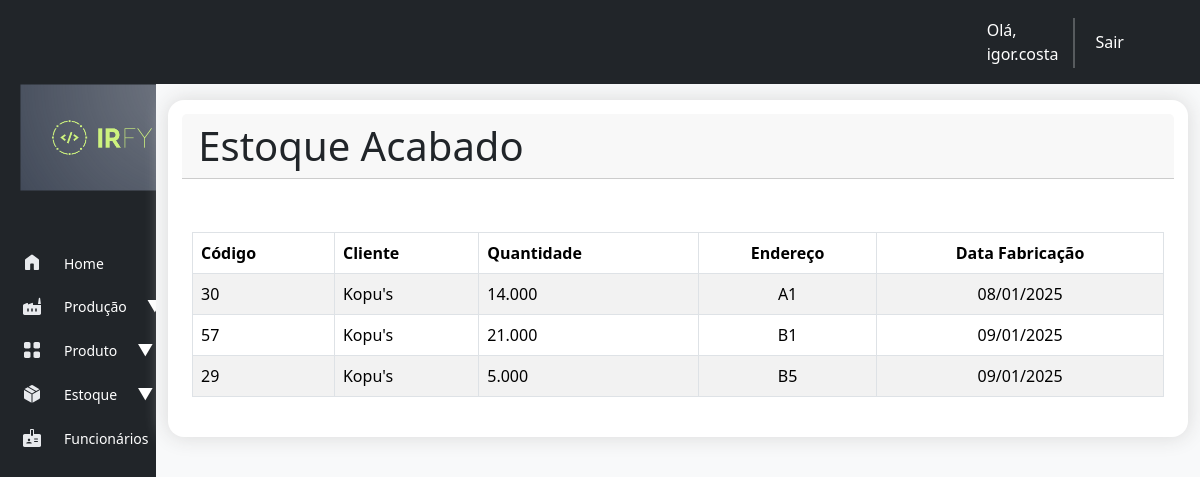
Page /estoque/list-produto-acabado (signed in) on the earlier database version.
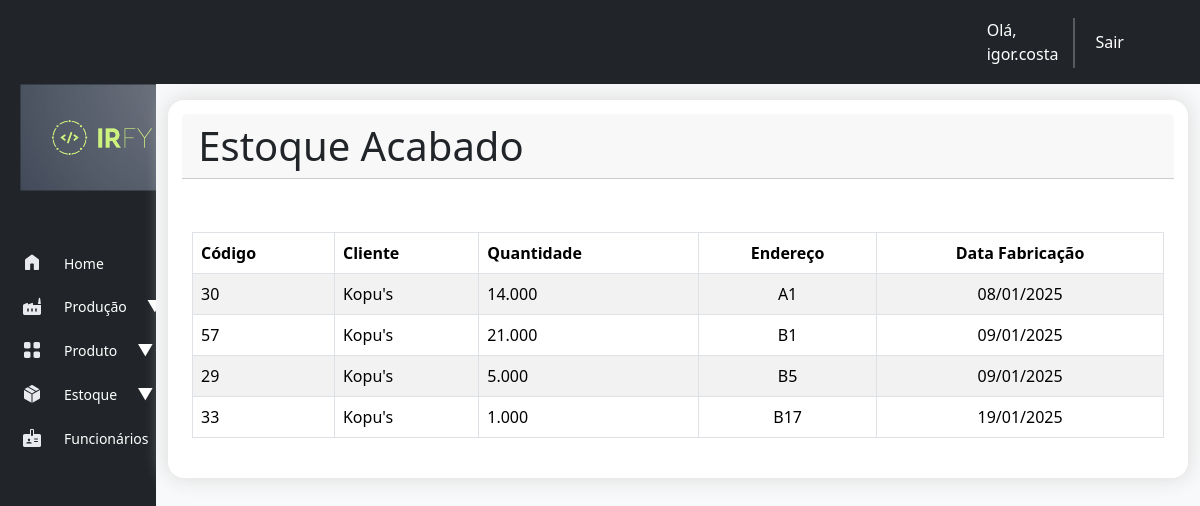
Same page on the later database version.
### estoque/models.py (models this page shows, shortened)
class ProdutoAcabado(models.Model):
    produto = models.ForeignKey(Produto, on_delete=models.CASCADE)
    quantidade = models.PositiveBigIntegerField(default=0)
    data_entrada = models.DateField(auto_now_add=True)
    localizacao = models.CharField(max_length=5, null=True)
    peso_liq_caixa = models.DecimalField(max_digits=5, decimal_places=3, blank=True, null=True)
    peso_brt_caixa = models.DecimalField(max_digits=5, decimal_places=3, blank=True, null=True)
    cartucho = models.CharField(max_length=8)
    qtd_total_caixa = models.IntegerField(default=0, null=True)
    codigo_barra = models.CharField(max_length=13, blank=True, null=True)
    codigo_barra_pct = models.CharField(max_length=13, blank=True, null=True)
    lote = models.CharField(max_length=10, null=True)
    data_fabricacao = models.DateField(null=True)
    class Meta:
        verbose_name_plural = "Produtos Acabados"

### cadastro/models.py (models this page shows, shortened)
class Produto(models.Model):
    TIPO_PRODUTO = [
        ('TAMPA', 'Tampa'),
        ('COPO', 'Copo'),
        ('POTE', 'Pote'),
        ('BANDEJA', 'Bandeja'),
        ('PRATO', 'Prato'),
        ('KIT POTE', 'Kit Pote'),
    ]
    STATUS_PRODUTO = [
        ('ativo', 'Ativo'),
        ('inativo', 'Inativo'),
    ]
    cliente = models.ForeignKey(Cliente, on_delete=models.CASCADE)
    tipo = models.CharField(max_length=10, choices=TIPO_PRODUTO, null=True)
    codigo = models.CharField(max_length=50, unique=True)
    descricao = models.TextField(blank=True, null=True)
    material = models.CharField(max_length=100, null=True, blank=True)
    peso = models.DecimalField(max_digits=10, decimal_places=2, null=True)
    volume = models.IntegerField(null=True)
    cor = models.CharField(max_length=50, null=True, blank=True)
    status = models.CharField(max_length=7, choices=STATUS_PRODUTO, default="ativo", null=True)

class Cliente(models.Model):
    TIPOS_CLIENTE = [
        ('pf', 'Pessoa Física'),
        ('pj', 'Pessoa Jurídica'),
    ]
    nome_cliente = models.CharField(max_length=255)
    tipo_cliente = models.CharField(max_length=2, choices=TIPOS_CLIENTE, default='pf')
    cpf_cnpj = models.CharField(max_length=18, unique=True)
    email = models.EmailField(max_length=254)
    telefone = models.CharField(max_length=20, blank=True, null=True)
    endereco = models.TextField()
    data_cadastro = models.DateTimeField(auto_now_add=True)
    def __str__(self):
        return self.nome_cliente

### estoque/views.py (the view)
# urls.py: path('list-produto-acabado', views.list_produto_acabado, name='list-produto-acabado'),
@login_required
def list_produto_acabado(request,):
    produto_acabado = ProdutoAcabado.objects.order_by('data_entrada')
    ultima_movimentacao = MovimentoEstoqueAcabado.objects.order_by('data_mov').last()
    context = {'produto_acabado': produto_acabado, 'ultima_movimentacao': ultima_movimentacao}
    return render(request, 'estoque_acabado/list-produto-acabado.html', context)

### estoque/templates/estoque_acabado/list-produto-acabado.html (shortened to what this page needs)
{% extends "base.html" %}
{% load static %}
{% load humanize %}
{% block header %}
    <div class="card-header d-flex justify-content-between">
      <div>
          <h2 class="display-6 mb-0">Estoque Acabado</h2>
      </div>
  </div>
{% endblock header %}
{% block content %}
<table class="table table-striped table-hover table-bordered">
  <thead>
    <tr>
      <th scope="col">Código</th>
      <th scope="col">Cliente</th>
      <th scope="col">Quantidade</th>
      <th style="text-align: center;" scope="col">Endereço</th>
      <th style="text-align: center;" scope="col">Data Fabricação</th>
    </tr>
  </thead>
  <tbody class="table">
    {% for pa in produto_acabado %}
      <tr onclick="window.location.href='{% url 'produto_acabado' pa.id  %}'">
        <td scope="row">{{ pa.produto.codigo }}</td>
        <td>{{ pa.produto.cliente }}</td>
        <td>{{ pa.quantidade | intcomma }}</td>
        <td style="text-align: center;">{{ pa.localizacao }}</td>
        <td style="text-align: center;">{{ pa.data_fabricacao | date:'d/m/Y' }}</td>
      </tr>
    {% empty %}
      Não há pedidos.
    {% endfor %}
  </tbody>
</table>
{% endblock content %}

Differences in the rows shown:
added ProdutoAcabado: produto.codigo "33", produto.cliente "Kopu's", quantidade "1.000", localizacao "B17", data_fabricacao "19/01/2025"
